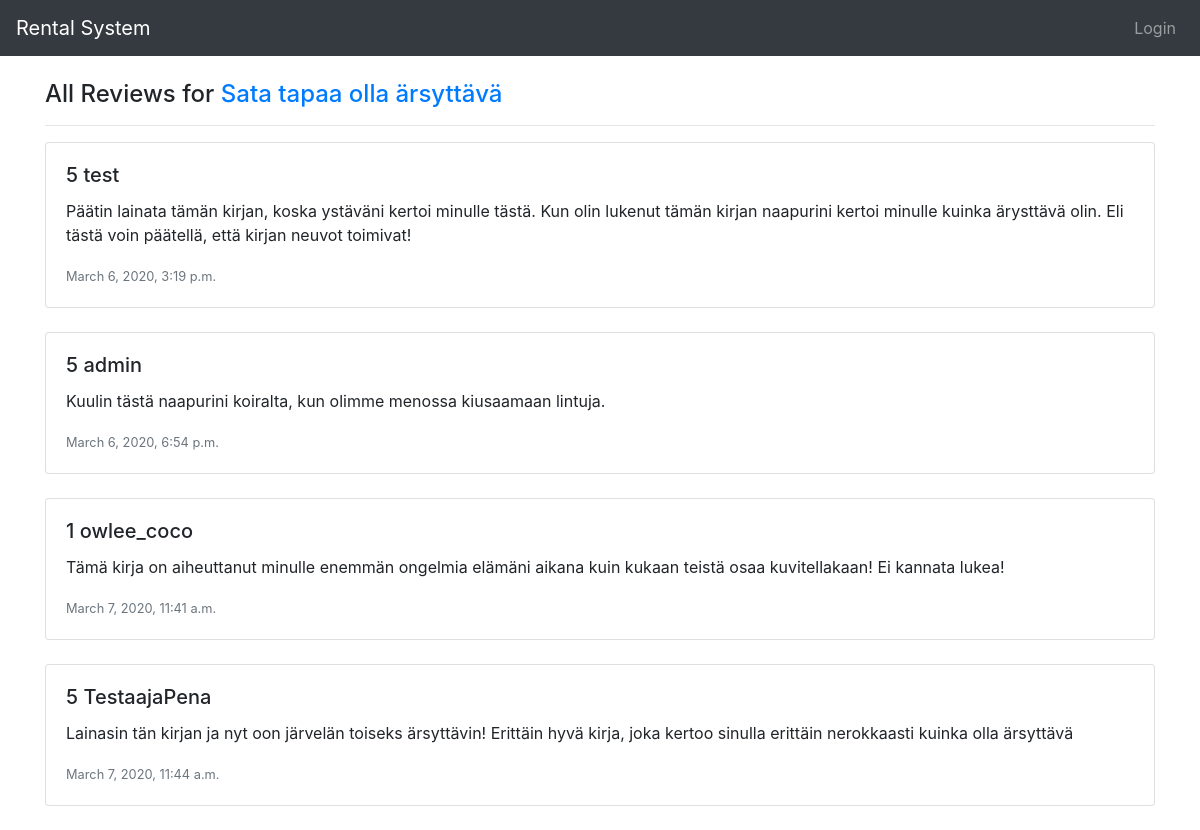
Page /all_reviews/1/ on the committed database.
### rental_system/models.py (models this page shows, shortened)
class Work(models.Model):
    creators = models.ManyToManyField(Creator)
    type = models.ForeignKey(Type, on_delete=models.CASCADE)
    genres = models.ManyToManyField(Genre)
    publishers = models.ManyToManyField(Publisher, null=True, blank=True)
    title = models.CharField(max_length=200)
    desc = models.TextField(max_length=500)
    trailer = models.URLField(blank=True)
    image = models.URLField(blank=True)
    pub_date = models.IntegerField(
        default=2020,
        validators=[
            MaxValueValidator(datetime.date.today().year),
            MinValueValidator(1800)
        ]
    )

class Rating(models.Model):
    user = models.ForeignKey(User, on_delete=models.CASCADE, default=1)
    work = models.ForeignKey(Work, on_delete=models.CASCADE)
    rating = models.IntegerField(
        default=5,
        validators=[
            MaxValueValidator(5),
            MinValueValidator(0)
        ]
    )
    comment = models.TextField(max_length=500)
    post_date = models.DateTimeField(auto_now_add=True, null=True)
    edit_date = models.DateTimeField(blank=True, null=True)
    visible = models.BooleanField(default=True)

### rental_system/views.py (the view)
# urls.py: path('all_reviews/<int:work_id>/', views.all_reviews, name="all_reviews")
def all_reviews(request, work_id):
    reviews = Rating.objects.filter(work_id = work_id, visible = True)
    title = Work.objects.filter(pk = work_id).values('title').first()
    return render(request, 'rental_system/all_reviews.html', {"reviews": reviews, "current_work": work_id, 'title': title})

### rental_system/templates/rental_system/all_reviews.html (shortened to what this page needs)
{% extends 'base.html' %}
{% block content %}
{% load static %}
<div class="container">
  <h4>All Reviews for <a href="{% url 'work' current_work %}">{{ title.title }}</a></h4>
  <hr>
  {% if reviews %}
  {% for review in reviews %}
  <div class="card w-100">
    <div class="card-body">
      <h5 class="card-title">{{ review.rating }} {{ review.user.username }}</h5>
      <p class="card-text">{{ review.comment }}</p>
      <p class="card-text"><small class="text-muted">{{ review.post_date }}</small></p>
    </div>
  </div>
  <br>
  {% endfor %}
  {% else %}
  <p>No reviews for this work!</p>
  {% endif %}
</div>
{% endblock %}

### rows in the picture
Work: title "Sata tapaa olla ärsyttävä"
Rating: rating "5", user.username "test", comment "Päätin lainata tämän kirjan, koska ystäväni kertoi minulle tästä. Kun olin lukenut tämän kirjan naapurini kertoi minulle kuinka ärysttävä olin. Eli tästä voin päätellä, että kirjan neuvot toimivat!", post_date "March 6, 2020, 3:19 p.m."
Rating: rating "5", user.username "admin", comment "Kuulin tästä naapurini koiralta, kun olimme menossa kiusaamaan lintuja.", post_date "March 6, 2020, 6:54 p.m."
Rating: rating "1", user.username "owlee_coco", comment "Tämä kirja on aiheuttanut minulle enemmän ongelmia elämäni aikana kuin kukaan teistä osaa kuvitellakaan! Ei kannata lukea!", post_date "March 7, 2020, 11:41 a.m."
Rating: rating "5", user.username "TestaajaPena", comment "Lainasin tän kirjan ja nyt oon järvelän toiseks ärsyttävin! Erittäin hyvä kirja, joka kertoo sinulla erittäin nerokkaasti kuinka olla ärsyttävä", post_date "March 7, 2020, 11:44 a.m."
